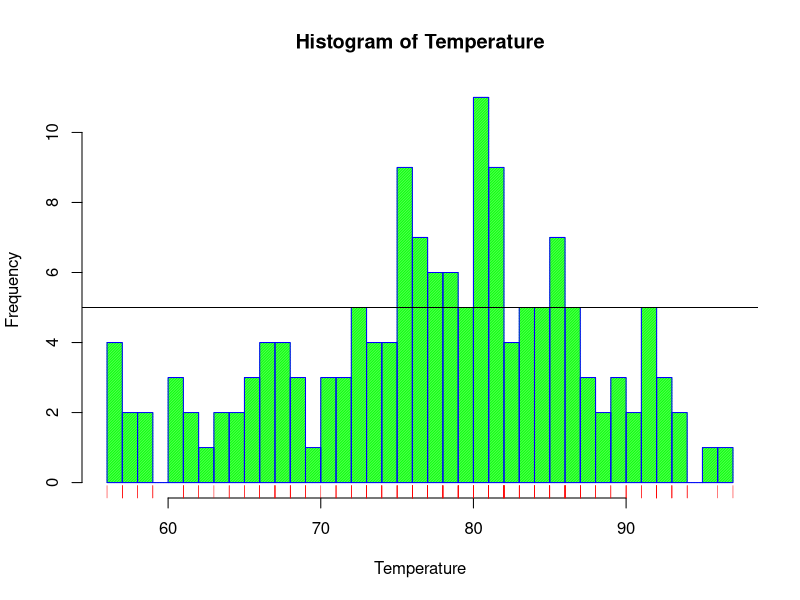
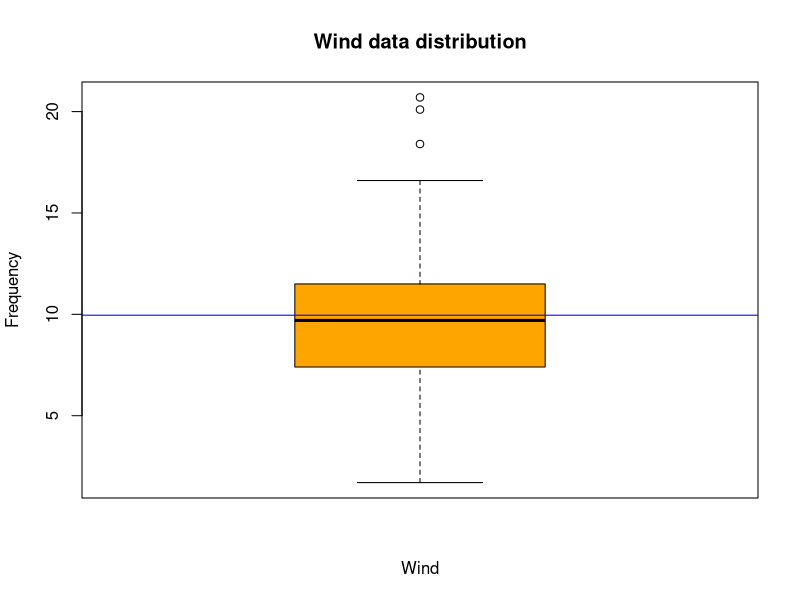
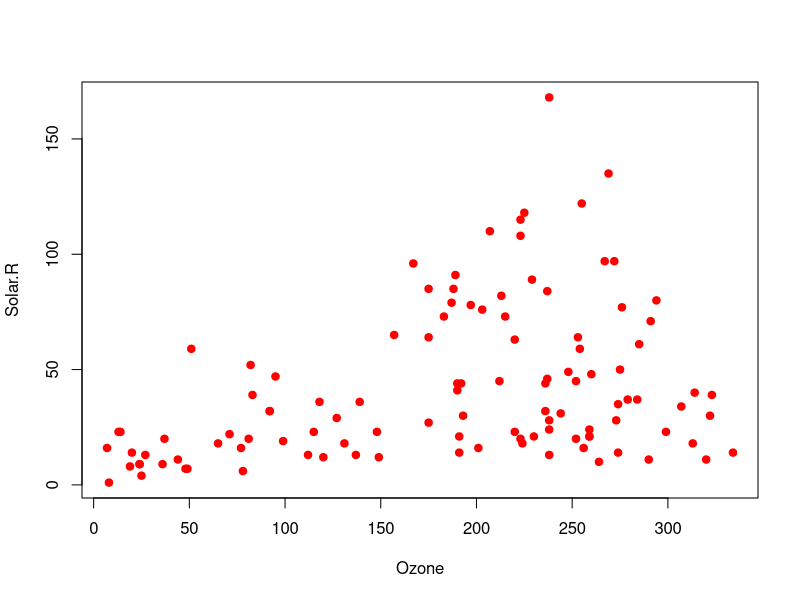

The R source for these figures, in order: (Note: this script raises an error after producing the figures.)
## ---- chunk 1
library(datasets)
head(airquality)
## ---- chunk 2
summary(airquality)
## ---- chunk 3

{
  hist(airquality$Temp, breaks=40, col="green", border = "blue", main="Histogram of Temperature", xlab="Temperature", ylab="Frequency", density = 90)
  abline(h=5)
  rug(airquality$Temp, side = 1, col="red")
}

## ---- chunk 4

{
  boxplot(airquality$Wind, col='orange', xlab = "Wind", ylab = "Frequency", main = "Wind data distribution")
  abline(h=mean(airquality$Wind), col='blue')
}

## ---- chunk 5
data <- airquality
plot(data$Solar.R, data$Ozone, xlab = "Ozone", ylab="Solar.R", pch=19, col='red')


## ---- chunk 6
library(lattice)
library(ggplot2)

head(state.x77)
#head(state.region)
## ---- chunk 7
{
  pdf(file="Income_Illiteracy.pdf", width=10, height=15)
  state.x77 <- transform(state.x77, Region = factor(state.region))
  xyplot(Income ~ Illiteracy | Region, data=state.x77,
       layout=c(length(levels(state.region)), 1))
  dev.off()
}

## ---- chunk 8

state.x77 <- transform(state.x77, Region = factor(state.region))
xyplot(Population ~ Life.Exp | Region, data=state.x77,
       layout=c(length(levels(state.region)), 1),
       xlab=list(label="Life Expectancy", fontsize=14),
       ylab=list(label="Population", fontsize=14),
       scales=list(cex=c(0.85, 0.85), # increase font size
                   alternating=1,   # axes labels left/bottom 
                   tck = c(1,0)))

## ---- chunk 9
# head(women)
## ---- chunk 10
# START YOUR CODE FROM HERE
## ---- chunk 11

## ---- chunk 12
head(longley)

## ---- chunk 13
# START YOUR CODE FOR GRAPH-1

## ---- chunk 14
# START YOUR CODE fFOR GRAPH-2

## ---- chunk 15
# START YOUR CODE FOR GRAPH-3

